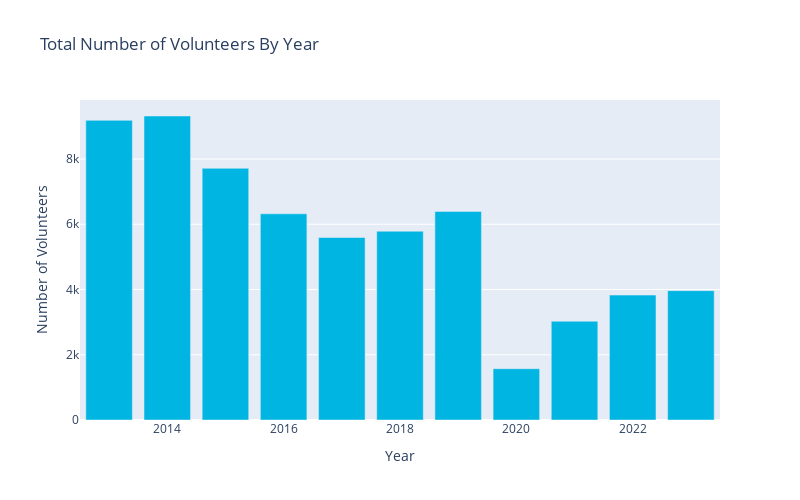

Notebook code for this chart:
### Markdown cell above
## Total Number of Volunteers Each Year

Total volunteers are defined as Adult Volunteers + 0.5 * Youth Volunteers, just like in the NOAA marine debris report.

### Code cell
fig = graph_maker.annual_volunteers()
fig.show()

### Figure 1 — Plotly figure (JSON) as saved in the notebook; plotly's stock layout.template omitted (floating-point values rounded to 4 significant figures)
{"data": [{"alignmentgroup": "True", "hovertemplate": "index=%{x}<br>Total Volunteers=%{y}<extra></extra>", "legendgroup": "", "marker": {"color": "#00b5e2", "pattern": {"shape": ""}}, "name": "", "offsetgroup": "", "orientation": "v", "showlegend": false, "textposition": "auto", "type": "bar", "x": [2013, 2014, 2015, 2016, 2017, 2018, 2019, 2020, 2021, 2022, 2023], "xaxis": "x", "y": [9184, 9318, 7715, 6319, 5594, 5785, 6392.0, 1572.0, 3028.0, 3829, 3966.0], "yaxis": "y"}], "layout": {"autosize": false, "barmode": "relative", "height": 500, "legend": {"tracegroupgap": 0}, "title": {"text": "Total Number of Volunteers By Year"}, "width": 800, "xaxis": {"anchor": "y", "autorange": true, "domain": [0, 1], "range": [2012.0, 2024.0], "title": {"text": "Year"}, "type": "linear"}, "yaxis": {"anchor": "x", "autorange": true, "domain": [0, 1], "range": [0, 9808.0], "title": {"text": "Number of Volunteers"}, "type": "linear"}}}
